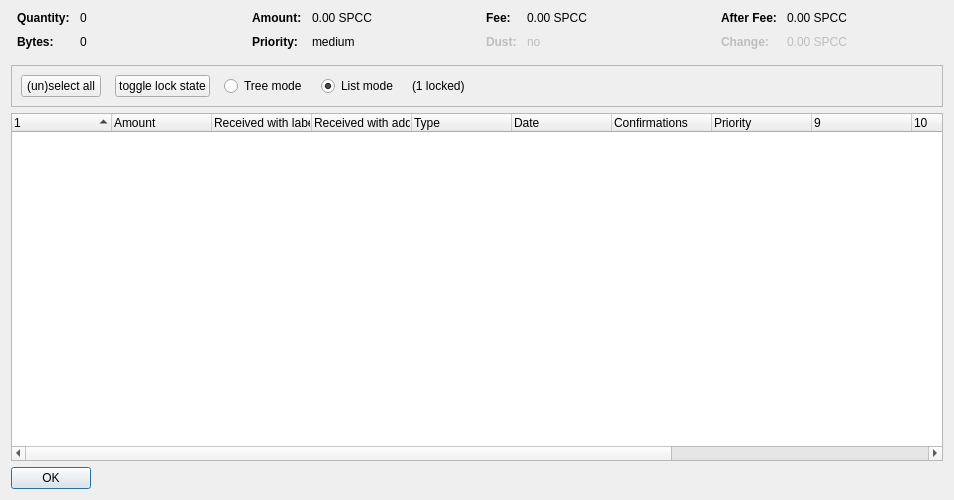
<?xml version="1.0" encoding="UTF-8"?>
<ui version="4.0">
 <class>CoinControlDialog</class>
 <widget class="QDialog" name="CoinControlDialog">
  <property name="geometry">
   <rect>
    <x>0</x>
    <y>0</y>
    <width>954</width>
    <height>500</height>
   </rect>
  </property>
  <property name="windowTitle">
   <string>Coin Selection</string>
  </property>
  <layout class="QVBoxLayout" name="verticalLayout">
   <item>
    <layout class="QHBoxLayout" name="horizontalLayoutTop" stretch="0,0,0,0">
     <property name="topMargin">
      <number>0</number>
     </property>
     <property name="bottomMargin">
      <number>10</number>
     </property>
     <item>
      <layout class="QFormLayout" name="formLayoutCoinControl1">
       <property name="horizontalSpacing">
        <number>10</number>
       </property>
       <property name="verticalSpacing">
        <number>10</number>
       </property>
       <property name="leftMargin">
        <number>6</number>
       </property>
       <property name="rightMargin">
        <number>6</number>
       </property>
       <item row="0" column="0">
        <widget class="QLabel" name="labelCoinControlQuantityText">
         <property name="font">
          <font>
           <weight>75</weight>
           <bold>true</bold>
          </font>
         </property>
         <property name="text">
          <string>Quantity:</string>
         </property>
        </widget>
       </item>
       <item row="0" column="1">
        <widget class="QLabel" name="labelCoinControlQuantity">
         <property name="cursor">
          <cursorShape>IBeamCursor</cursorShape>
         </property>
         <property name="contextMenuPolicy">
          <enum>Qt::ActionsContextMenu</enum>
         </property>
         <property name="text">
          <string notr="true">0</string>
         </property>
         <property name="textInteractionFlags">
          <set>Qt::LinksAccessibleByMouse|Qt::TextSelectableByKeyboard|Qt::TextSelectableByMouse</set>
         </property>
        </widget>
       </item>
       <item row="1" column="0">
        <widget class="QLabel" name="labelCoinControlBytesText">
         <property name="font">
          <font>
           <weight>75</weight>
           <bold>true</bold>
          </font>
         </property>
         <property name="text">
          <string>Bytes:</string>
         </property>
        </widget>
       </item>
       <item row="1" column="1">
        <widget class="QLabel" name="labelCoinControlBytes">
         <property name="cursor">
          <cursorShape>IBeamCursor</cursorShape>
         </property>
         <property name="contextMenuPolicy">
          <enum>Qt::ActionsContextMenu</enum>
         </property>
         <property name="text">
          <string notr="true">0</string>
         </property>
         <property name="textInteractionFlags">
          <set>Qt::LinksAccessibleByMouse|Qt::TextSelectableByKeyboard|Qt::TextSelectableByMouse</set>
         </property>
        </widget>
       </item>
      </layout>
     </item>
     <item>
      <layout class="QFormLayout" name="formLayoutCoinControl2">
       <property name="horizontalSpacing">
        <number>10</number>
       </property>
       <property name="verticalSpacing">
        <number>10</number>
       </property>
       <property name="leftMargin">
        <number>6</number>
       </property>
       <property name="rightMargin">
        <number>6</number>
       </property>
       <item row="0" column="0">
        <widget class="QLabel" name="labelCoinControlAmountText">
         <property name="font">
          <font>
           <weight>75</weight>
           <bold>true</bold>
          </font>
         </property>
         <property name="text">
          <string>Amount:</string>
         </property>
        </widget>
       </item>
       <item row="0" column="1">
        <widget class="QLabel" name="labelCoinControlAmount">
         <property name="cursor">
          <cursorShape>IBeamCursor</cursorShape>
         </property>
         <property name="contextMenuPolicy">
          <enum>Qt::ActionsContextMenu</enum>
         </property>
         <property name="text">
          <string notr="true">0.00 SPCC</string>
         </property>
         <property name="textInteractionFlags">
          <set>Qt::LinksAccessibleByMouse|Qt::TextSelectableByKeyboard|Qt::TextSelectableByMouse</set>
         </property>
        </widget>
       </item>
       <item row="1" column="0">
        <widget class="QLabel" name="labelCoinControlPriorityText">
         <property name="font">
          <font>
           <weight>75</weight>
           <bold>true</bold>
          </font>
         </property>
         <property name="text">
          <string>Priority:</string>
         </property>
        </widget>
       </item>
       <item row="1" column="1">
        <widget class="QLabel" name="labelCoinControlPriority">
         <property name="cursor">
          <cursorShape>IBeamCursor</cursorShape>
         </property>
         <property name="contextMenuPolicy">
          <enum>Qt::ActionsContextMenu</enum>
         </property>
         <property name="text">
          <string>medium</string>
         </property>
         <property name="textInteractionFlags">
          <set>Qt::LinksAccessibleByMouse|Qt::TextSelectableByKeyboard|Qt::TextSelectableByMouse</set>
         </property>
        </widget>
       </item>
      </layout>
     </item>
     <item>
      <layout class="QFormLayout" name="formLayoutCoinControl3">
       <property name="horizontalSpacing">
        <number>10</number>
       </property>
       <property name="verticalSpacing">
        <number>10</number>
       </property>
       <property name="leftMargin">
        <number>6</number>
       </property>
       <property name="rightMargin">
        <number>6</number>
       </property>
       <item row="0" column="0">
        <widget class="QLabel" name="labelCoinControlFeeText">
         <property name="font">
          <font>
           <weight>75</weight>
           <bold>true</bold>
          </font>
         </property>
         <property name="text">
          <string>Fee:</string>
         </property>
        </widget>
       </item>
       <item row="0" column="1">
        <widget class="QLabel" name="labelCoinControlFee">
         <property name="cursor">
          <cursorShape>IBeamCursor</cursorShape>
         </property>
         <property name="contextMenuPolicy">
          <enum>Qt::ActionsContextMenu</enum>
         </property>
         <property name="text">
          <string notr="true">0.00 SPCC</string>
         </property>
         <property name="textInteractionFlags">
          <set>Qt::LinksAccessibleByMouse|Qt::TextSelectableByKeyboard|Qt::TextSelectableByMouse</set>
         </property>
        </widget>
       </item>
       <item row="1" column="0">
        <widget class="QLabel" name="labelCoinControlLowOutputText">
         <property name="enabled">
          <bool>false</bool>
         </property>
         <property name="font">
          <font>
           <weight>75</weight>
           <bold>true</bold>
          </font>
         </property>
         <property name="text">
          <string>Dust:</string>
         </property>
        </widget>
       </item>
       <item row="1" column="1">
        <widget class="QLabel" name="labelCoinControlLowOutput">
         <property name="enabled">
          <bool>false</bool>
         </property>
         <property name="cursor">
          <cursorShape>IBeamCursor</cursorShape>
         </property>
         <property name="contextMenuPolicy">
          <enum>Qt::ActionsContextMenu</enum>
         </property>
         <property name="text">
          <string>no</string>
         </property>
         <property name="textInteractionFlags">
          <set>Qt::LinksAccessibleByMouse|Qt::TextSelectableByKeyboard|Qt::TextSelectableByMouse</set>
         </property>
        </widget>
       </item>
      </layout>
     </item>
     <item>
      <layout class="QFormLayout" name="formLayoutCoinControl4">
       <property name="horizontalSpacing">
        <number>10</number>
       </property>
       <property name="verticalSpacing">
        <number>10</number>
       </property>
       <property name="leftMargin">
        <number>6</number>
       </property>
       <property name="rightMargin">
        <number>6</number>
       </property>
       <item row="0" column="0">
        <widget class="QLabel" name="labelCoinControlAfterFeeText">
         <property name="font">
          <font>
           <weight>75</weight>
           <bold>true</bold>
          </font>
         </property>
         <property name="text">
          <string>After Fee:</string>
         </property>
        </widget>
       </item>
       <item row="0" column="1">
        <widget class="QLabel" name="labelCoinControlAfterFee">
         <property name="cursor">
          <cursorShape>IBeamCursor</cursorShape>
         </property>
         <property name="contextMenuPolicy">
          <enum>Qt::ActionsContextMenu</enum>
         </property>
         <property name="text">
          <string notr="true">0.00 SPCC</string>
         </property>
         <property name="textInteractionFlags">
          <set>Qt::LinksAccessibleByMouse|Qt::TextSelectableByKeyboard|Qt::TextSelectableByMouse</set>
         </property>
        </widget>
       </item>
       <item row="1" column="0">
        <widget class="QLabel" name="labelCoinControlChangeText">
         <property name="enabled">
          <bool>false</bool>
         </property>
         <property name="font">
          <font>
           <weight>75</weight>
           <bold>true</bold>
          </font>
         </property>
         <property name="text">
          <string>Change:</string>
         </property>
        </widget>
       </item>
       <item row="1" column="1">
        <widget class="QLabel" name="labelCoinControlChange">
         <property name="enabled">
          <bool>false</bool>
         </property>
         <property name="cursor">
          <cursorShape>IBeamCursor</cursorShape>
         </property>
         <property name="contextMenuPolicy">
          <enum>Qt::ActionsContextMenu</enum>
         </property>
         <property name="text">
          <string notr="true">0.00 SPCC</string>
         </property>
         <property name="textInteractionFlags">
          <set>Qt::LinksAccessibleByMouse|Qt::TextSelectableByKeyboard|Qt::TextSelectableByMouse</set>
         </property>
        </widget>
       </item>
      </layout>
     </item>
    </layout>
   </item>
   <item>
    <widget class="QFrame" name="frame">
     <property name="minimumSize">
      <size>
       <width>0</width>
       <height>40</height>
      </size>
     </property>
     <property name="frameShape">
      <enum>QFrame::StyledPanel</enum>
     </property>
     <property name="frameShadow">
      <enum>QFrame::Sunken</enum>
     </property>
     <layout class="QHBoxLayout" name="horizontalLayout">
      <item>
       <layout class="QHBoxLayout" name="horizontalLayoutPanel" stretch="0,0,0,0,0,0">
        <property name="spacing">
         <number>14</number>
        </property>
        <item>
         <widget class="QPushButton" name="pushButtonSelectAll">
          <property name="sizePolicy">
           <sizepolicy hsizetype="Maximum" vsizetype="Fixed">
            <horstretch>0</horstretch>
            <verstretch>0</verstretch>
           </sizepolicy>
          </property>
          <property name="text">
           <string>(un)select all</string>
          </property>
          <property name="autoDefault">
           <bool>false</bool>
          </property>
         </widget>
        </item>
        <item>
         <widget class="QPushButton" name="pushButtonToggleLock">
          <property name="sizePolicy">
           <sizepolicy hsizetype="Maximum" vsizetype="Fixed">
            <horstretch>0</horstretch>
            <verstretch>0</verstretch>
           </sizepolicy>
          </property>
          <property name="text">
           <string>toggle lock state</string>
          </property>
          <property name="autoDefault">
           <bool>false</bool>
          </property>
         </widget>
        </item>
        <item>
         <widget class="QRadioButton" name="radioTreeMode">
          <property name="sizePolicy">
           <sizepolicy hsizetype="Maximum" vsizetype="Fixed">
            <horstretch>0</horstretch>
            <verstretch>0</verstretch>
           </sizepolicy>
          </property>
          <property name="text">
           <string>Tree mode</string>
          </property>
         </widget>
        </item>
        <item>
         <widget class="QRadioButton" name="radioListMode">
          <property name="sizePolicy">
           <sizepolicy hsizetype="Maximum" vsizetype="Fixed">
            <horstretch>0</horstretch>
            <verstretch>0</verstretch>
           </sizepolicy>
          </property>
          <property name="text">
           <string>List mode</string>
          </property>
          <property name="checked">
           <bool>true</bool>
          </property>
         </widget>
        </item>
        <item>
         <widget class="QLabel" name="labelLocked">
          <property name="text">
           <string>(1 locked)</string>
          </property>
         </widget>
        </item>
        <item>
         <spacer name="horizontalSpacer">
          <property name="orientation">
           <enum>Qt::Horizontal</enum>
          </property>
          <property name="sizeHint" stdset="0">
           <size>
            <width>40</width>
            <height>20</height>
           </size>
          </property>
         </spacer>
        </item>
       </layout>
      </item>
     </layout>
    </widget>
   </item>
   <item>
    <widget class="CoinControlTreeWidget" name="treeWidget">
     <property name="contextMenuPolicy">
      <enum>Qt::CustomContextMenu</enum>
     </property>
     <property name="sortingEnabled">
      <bool>false</bool>
     </property>
     <property name="columnCount">
      <number>13</number>
     </property>
     <attribute name="headerShowSortIndicator" stdset="0">
      <bool>true</bool>
     </attribute>
     <attribute name="headerStretchLastSection">
      <bool>false</bool>
     </attribute>
     <column>
      <property name="text">
       <string/>
      </property>
     </column>
     <column>
      <property name="text">
       <string>Amount</string>
      </property>
     </column>
     <column>
      <property name="text">
       <string>Received with label</string>
      </property>
     </column>
     <column>
      <property name="text">
       <string>Received with address</string>
      </property>
     </column>
     <column>
      <property name="text">
       <string>Type</string>
      </property>
     </column>
     <column>
      <property name="text">
       <string>Date</string>
      </property>
     </column>
     <column>
      <property name="text">
       <string>Confirmations</string>
      </property>
      <property name="toolTip">
       <string>Confirmed</string>
      </property>
     </column>
     <column>
      <property name="text">
       <string>Priority</string>
      </property>
     </column>
     <column>
      <property name="text">
       <string/>
      </property>
     </column>
     <column>
      <property name="text">
       <string/>
      </property>
     </column>
     <column>
      <property name="text">
       <string/>
      </property>
     </column>
     <column>
      <property name="text">
       <string/>
      </property>
     </column>
     <column>
      <property name="text">
       <string/>
      </property>
     </column>
    </widget>
   </item>
   <item>
    <widget class="QDialogButtonBox" name="buttonBox">
     <property name="sizePolicy">
      <sizepolicy hsizetype="Maximum" vsizetype="Fixed">
       <horstretch>0</horstretch>
       <verstretch>0</verstretch>
      </sizepolicy>
     </property>
     <property name="orientation">
      <enum>Qt::Horizontal</enum>
     </property>
     <property name="standardButtons">
      <set>QDialogButtonBox::Ok</set>
     </property>
    </widget>
   </item>
  </layout>
 </widget>
 <customwidgets>
  <customwidget>
   <class>CoinControlTreeWidget</class>
   <extends>QTreeWidget</extends>
   <header>coincontroltreewidget.h</header>
  </customwidget>
 </customwidgets>
 <resources/>
 <connections/>
</ui>
